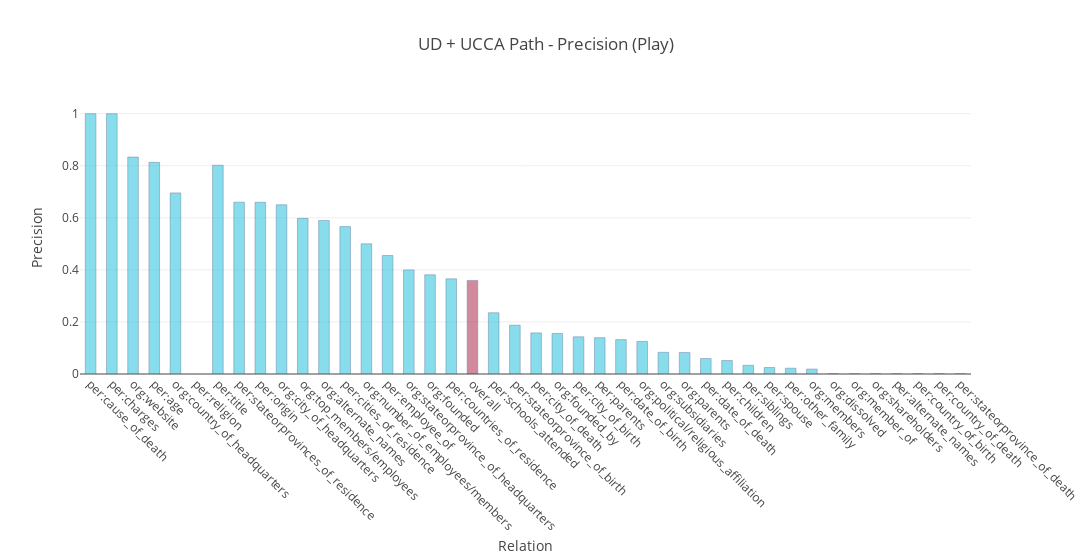

Notebook cell for this chart:
### Code cell
import plotly.graph_objs as go

overall_index = next(i for (i, (relation, score)) in enumerate(stats) if relation == 'overall')

colors = ['rgb(58,200,225)'] * len(stats)
colors[overall_index] = 'rgb(181,59,89)'


trace1 = go.Bar(
    x=[stat[0] for stat in stats],
    y=[stat[1] for stat in stats],
    name='Precision',
    width=0.5,
    marker=dict(
        color=colors,
        line=dict(
            color='rgb(8,48,107)',
            width=0.5),
        ),
    opacity=0.6
)

data = [trace1]
layout = go.Layout(
    title='UD + UCCA Path - Precision (Play)',
    xaxis_title="Relation",
    yaxis_title="Precision",        
    barmode='overlay',
    width=1200,
    xaxis = go.layout.XAxis(
        tickangle = 45,
        automargin = True
        
    )
    
        
)

fig = go.Figure(data=data, layout=layout)
iplot(fig)

### Figure 1 — Plotly figure (JSON) as saved in the notebook; plotly's stock layout.template omitted (floating-point values rounded to 4 significant figures)
{"data": [{"marker": {"color": ["rgb(58,200,225)", "rgb(58,200,225)", "rgb(58,200,225)", "rgb(58,200,225)", "rgb(58,200,225)", "rgb(58,200,225)", "rgb(58,200,225)", "rgb(58,200,225)", "rgb(58,200,225)", "rgb(58,200,225)", "rgb(58,200,225)", "rgb(58,200,225)", "rgb(58,200,225)", "rgb(58,200,225)", "rgb(58,200,225)", "rgb(58,200,225)", "rgb(58,200,225)", "rgb(58,200,225)", "rgb(181,59,89)", "rgb(58,200,225)", "rgb(58,200,225)", "rgb(58,200,225)", "rgb(58,200,225)", "rgb(58,200,225)", "rgb(58,200,225)", "rgb(58,200,225)", "rgb(58,200,225)", "rgb(58,200,225)", "rgb(58,200,225)", "rgb(58,200,225)", "rgb(58,200,225)", "rgb(58,200,225)", "rgb(58,200,225)", "rgb(58,200,225)", "rgb(58,200,225)", "rgb(58,200,225)", "rgb(58,200,225)", "rgb(58,200,225)", "rgb(58,200,225)", "rgb(58,200,225)", "rgb(58,200,225)", "rgb(58,200,225)"], "line": {"color": "rgb(8,48,107)", "width": 0.5}}, "name": "Precision", "opacity": 0.6, "type": "bar", "uid": "60fb0c6c-c3bd-4ae5-b884-f0864fd930d1", "width": 0.5, "x": ["per:cause_of_death", "per:charges", "org:website", "per:age", "org:country_of_headquarters", "per:religion", "per:title", "per:stateorprovinces_of_residence", "per:origin", "org:city_of_headquarters", "org:top_members/employees", "org:alternate_names", "per:cities_of_residence", "org:number_of_employees/members", "per:employee_of", "org:stateorprovince_of_headquarters", "org:founded", "per:countries_of_residence", "overall", "per:schools_attended", "per:stateorprovince_of_birth", "per:city_of_death", "org:founded_by", "per:city_of_birth", "per:parents", "per:date_of_birth", "org:political/religious_affiliation", "org:subsidiaries", "org:parents", "per:date_of_death", "per:children", "per:siblings", "per:spouse", "per:other_family", "org:members", "org:dissolved", "org:member_of", "org:shareholders", "per:alternate_names", "per:country_of_birth", "per:country_of_death", "per:stateorprovince_of_death"], "y": [1, 1, 0.8333, 0.8131, 0.6957, null, 0.802, 0.66, 0.6597, 0.65, 0.5979, 0.5899, 0.5662, 0.5, 0.455, 0.4, 0.381, 0.3655, 0.3596, 0.2353, 0.1875, 0.1579, 0.1555, 0.1429, 0.1395, 0.1321, 0.125, 0.0833, 0.0824, 0.0594, 0.0517, 0.0334, 0.0251, 0.0223, 0.0189, 0, 0, 0, 0, 0, 0, 0]}], "layout": {"barmode": "overlay", "title": {"text": "UD + UCCA Path - Precision (Play)"}, "width": 1200, "xaxis": {"automargin": true, "tickangle": 45, "title": {"text": "Relation"}}, "yaxis": {"title": {"text": "Precision"}}}}
